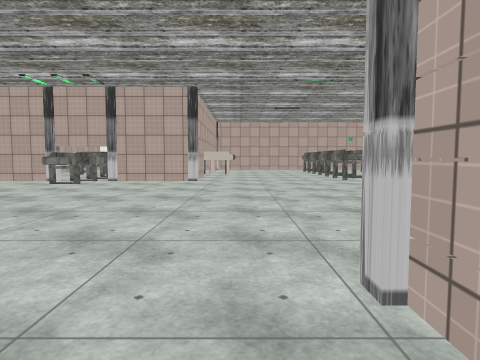
view 1 (above)

24 first-person views from a walk through a Unity game level. The camera is 1.2 m above the floor, tilts 4° down and sees 75° across. The floor is counted in squares, 2 m on a side. Each view is taken from the middle of a square. On the plan, view 1 faces up. The plan holds only what a view shows up to about 9 squares ahead; the rest is blank. The place goes on beyond the plan. The player is left out. Door leaves are left out, so doorways stand open. Some surface patterns are stand-ins.

view 2
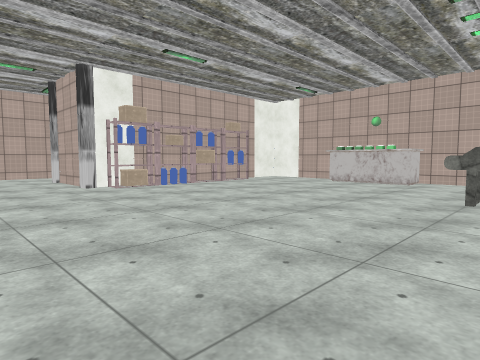

view 3
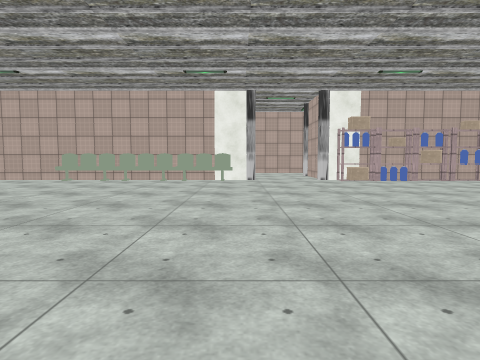

view 4
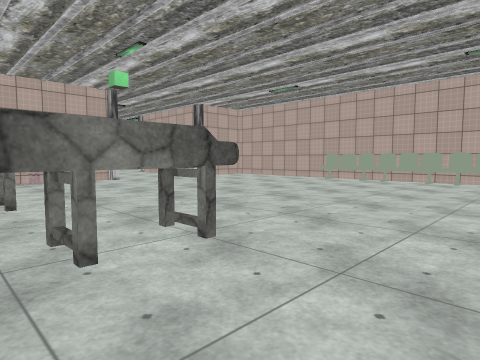

view 5
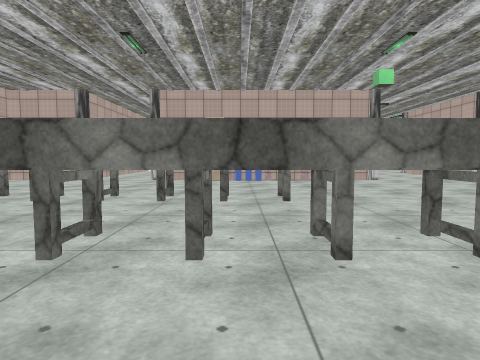

view 6
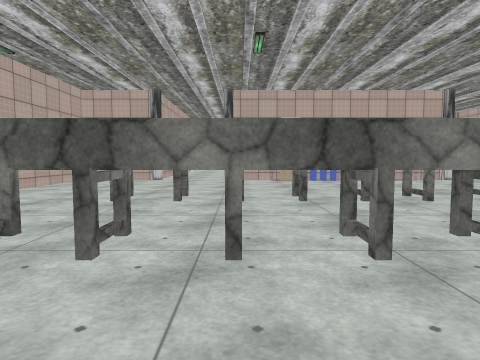

view 7
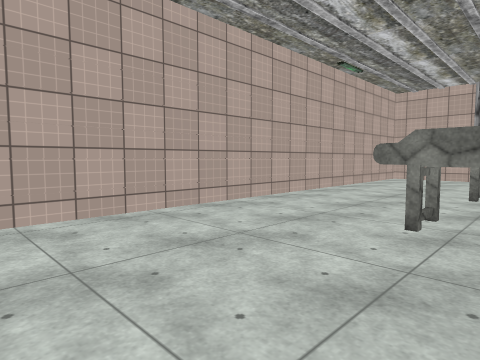

view 8
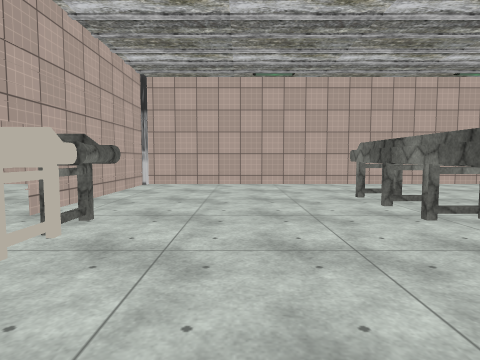

view 9
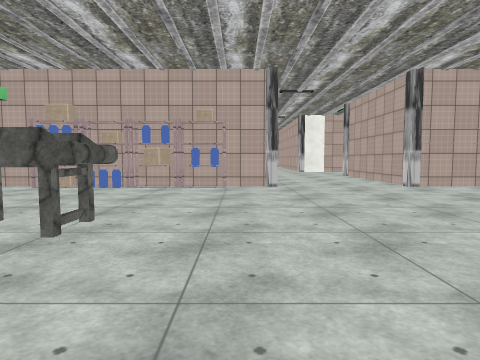

view 10
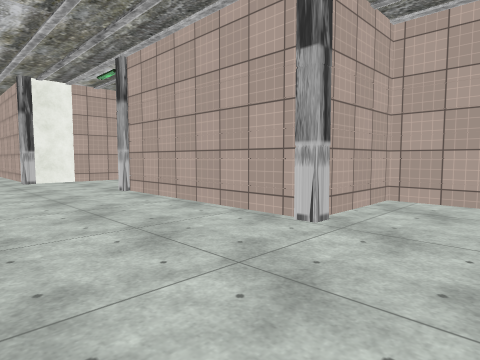

view 11
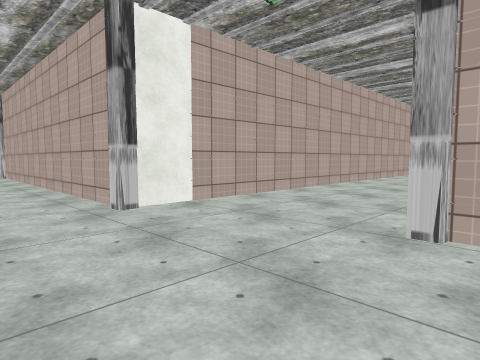

view 12
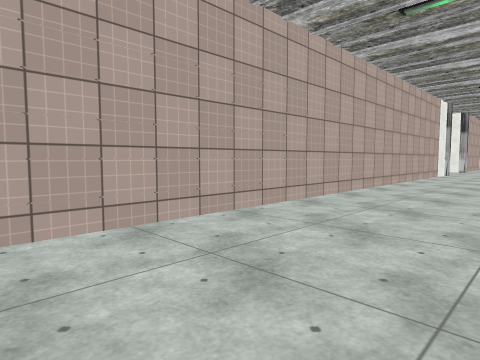

view 13
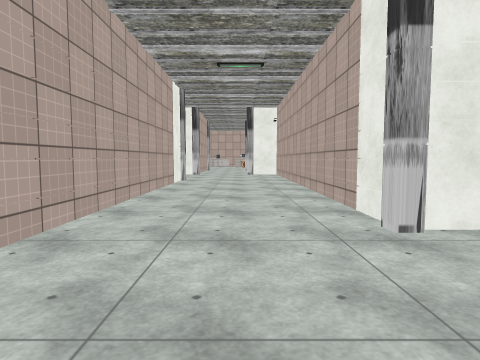

view 14
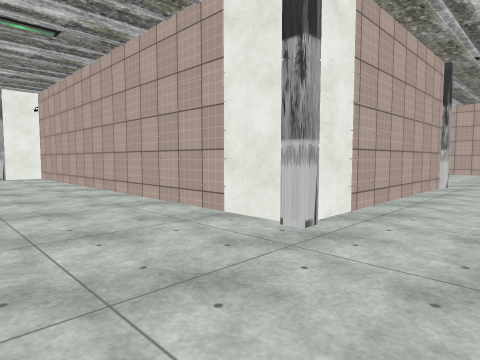

view 15
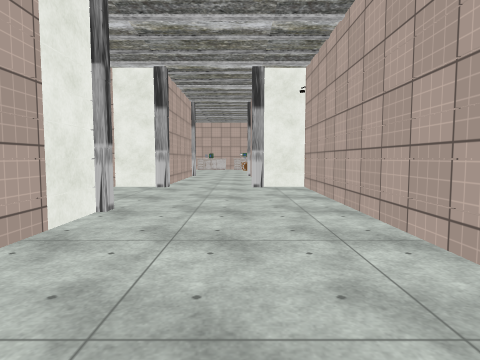

view 16
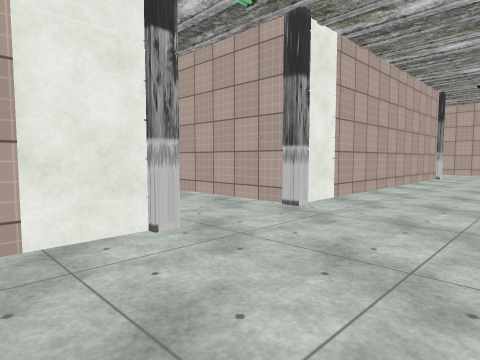

view 17
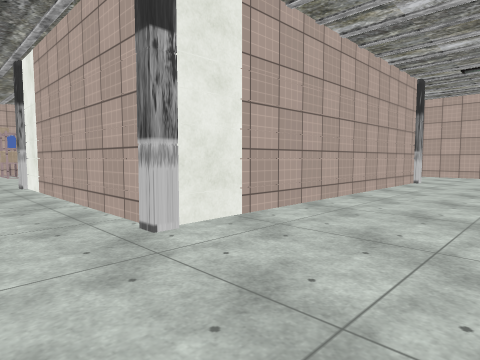

view 18
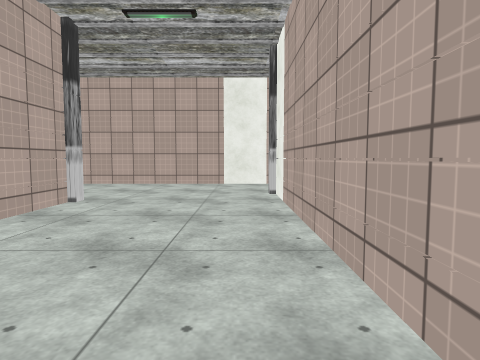

view 19
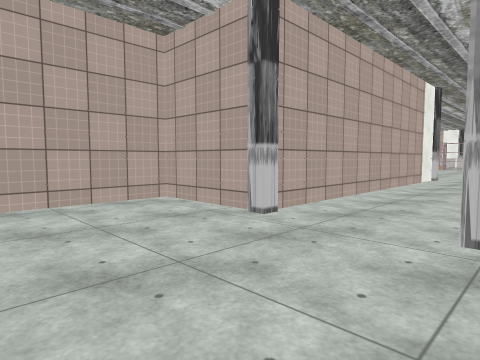

view 20
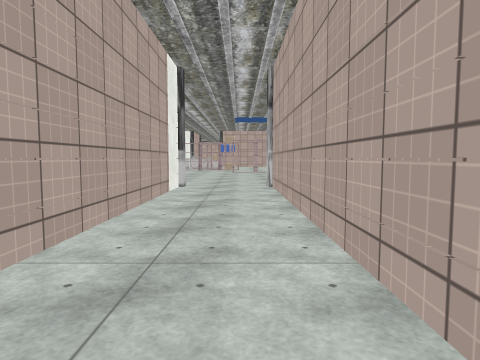

view 21
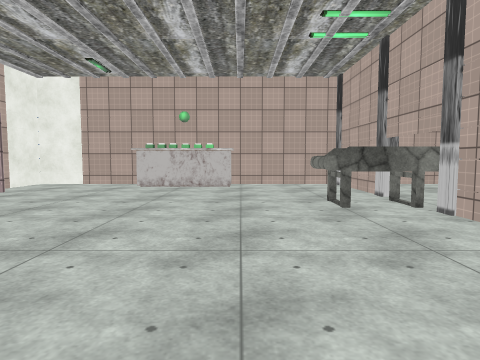

view 22
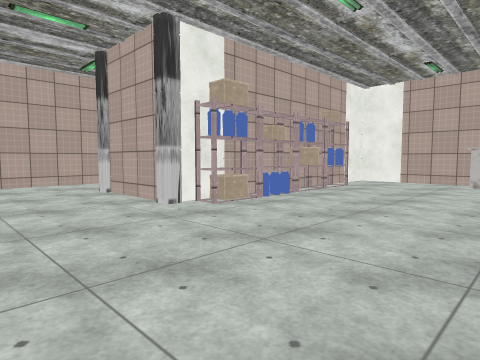

view 23
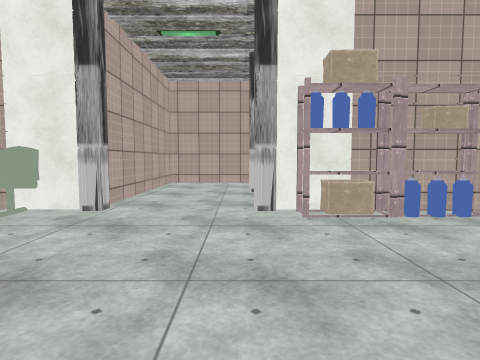

view 24
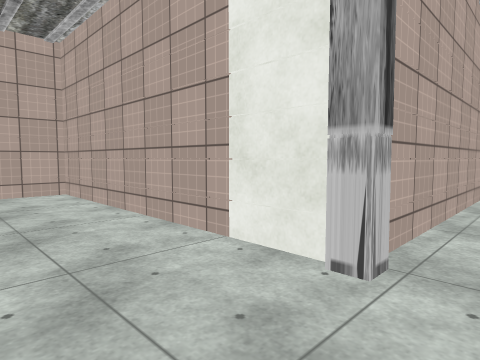

### Floor plan
Key: @ floor where view 1 was taken; # wall or solid block; . floor; ^ raised ledge; O other object.
Columns run from 8 left of view 1 to 19 right of it. Each row starts with its distance up from view 1.
 17         ##########
 16    ##  O..........#
 15     .. #..........#######
 14      ..#...^..^...O......O..
 13        #...^..^.............
 12       ^^^..^..^...O######O.
 11  #   OOO...^..^...O
 10  #      ...^..^..OO
  9     ^##....^..^..OO
  8  O#O^O.O.........OO
  7  ...^.............########
  6  #................O.......
  5  OO.........................
  4  O.......................O##
  3 #...O.............O###O..##
  2 #..OOOO...^^^^....#  #...#
  1  ##O#OOO.O########   #...#
  0        #@#           #...#
 -1    ....O.#           #...#
 -2    ......#           #...#
 -3    .O#####       #####...#
 -4    .#         ...O....O..#
 -5    .#         ...........#
 -6     #         ...O####O..#
 -7                      #...#
 -8                      #...#
 -9                      #...#
-10                      #...#
-11                      #...#
-12                      #...O
-13                      #....
-14                      #....
-15                      ##O.O#

Where each view was taken, in squares from view 1:
view 1: 0 up, 0 right, facing up
view 2: 8 up, 1 right, facing down-left
view 3: 10 up, 1 right, facing down
view 4: 10 up, 1 right, facing down-right
view 5: 10 up, 1 right, facing right
view 6: 12 up, 1 right, facing right
view 7: 13 up, 0 right, facing up-right
view 8: 9 up, 1 right, facing up
view 9: 7 up, 3 right, facing right
view 10: 6 up, 8 right, facing down-right
view 11: 6 up, 13 right, facing down-right
view 12: 1 up, 14 right, facing down-right
view 13: 3 down, 15 right, facing down
view 14: 4 down, 16 right, facing down-left
view 15: 8 down, 15 right, facing down
view 16: 7 down, 16 right, facing up-left
view 17: 5 down, 16 right, facing up-left
view 18: 1 down, 16 right, facing up
view 19: 12 up, 7 right, facing up-right
view 20: 13 up, 10 right, facing right
view 21: 6 up, 0 right, facing left
view 22: 5 up, 1 right, facing down-left
view 23: 5 up, 1 left, facing down
view 24: 1 down, 5 left, facing down-right
